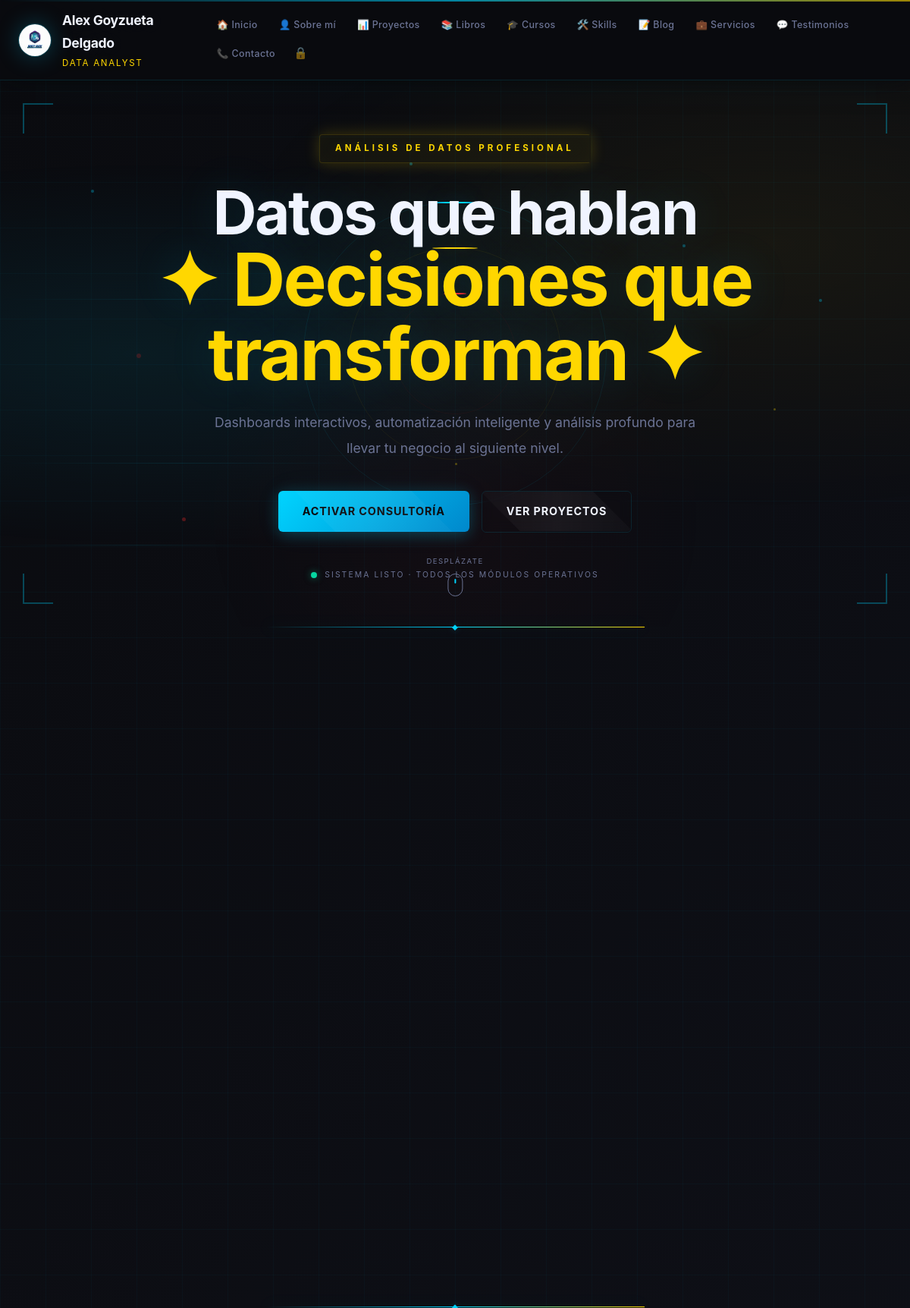
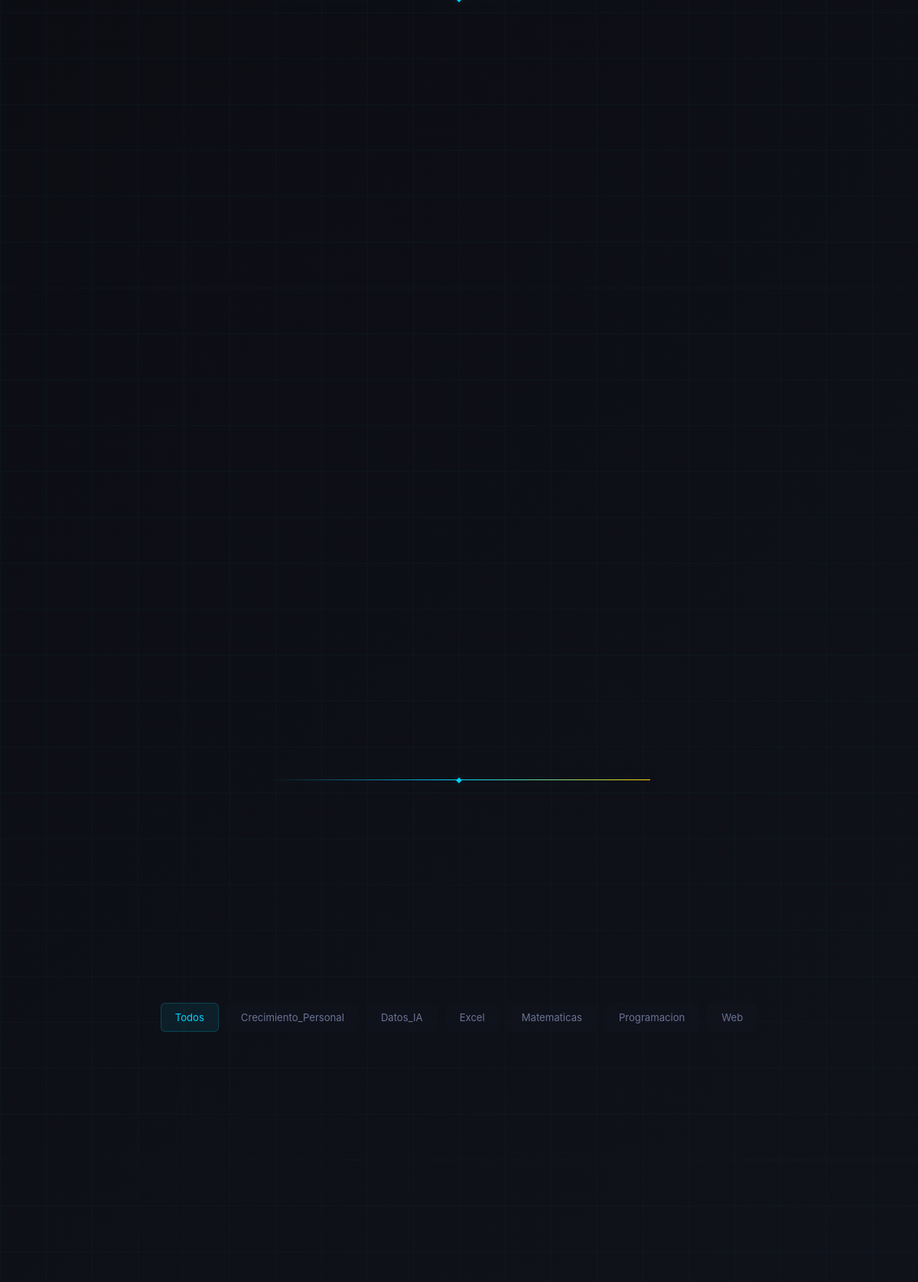
The page / (upper part) on the database its author committed (2 pictures, top to bottom).
### store/models.py (models this page shows, shortened)
class AboutMe(models.Model):
    nombre = models.CharField(max_length=200, default='Alex Goyzueta Delgado')
    titulo = models.CharField(max_length=200, blank=True, help_text='Ej: Analista de datos freelance')
    hero_title = models.CharField(max_length=300, blank=True, help_text='Texto grande del hero (ej: "Transforma datos en poder")')
    hero_subtitle = models.CharField(max_length=500, blank=True, help_text='Texto descriptivo del hero')
    bio = models.TextField(blank=True)
    foto_url = models.CharField(max_length=500, blank=True)
    email = models.EmailField(blank=True)
    telefono = models.CharField(max_length=50, blank=True)
    ubicacion = models.CharField(max_length=200, blank=True)
    activo = models.BooleanField(default=True)
    class Meta:
        verbose_name = 'Sobre mí'
        verbose_name_plural = 'Sobre mí'

### store/views.py (the view)
# urls.py: path('', home, name='home'),
def home(request):
    about = AboutMe.objects.filter(activo=True).first()
    proyectos = Project.objects.filter(publicado=True)
    cursos = Course.objects.filter(publicado=True)
    herramientas = Tool.objects.all().order_by('categoria', 'orden')
    blog = BlogArticle.objects.filter(publicado=True)
    servicios = Service.objects.filter(publicado=True)
    sociales = SocialLink.objects.all()
    testimonios = Testimonial.objects.filter(publicado=True)
    contacto = ContactInfo.objects.first()
    categoria_seleccionada = request.GET.get('categoria', '').strip()
    libros = Libro.objects.filter(publicado=True).exclude(payhip_url='').exclude(payhip_url__isnull=True)
    categorias = (
        Libro.objects.filter(publicado=True)
        .exclude(categoria='')
        .values_list('categoria', flat=True)
        .distinct()
        .order_by('categoria')
    )
    if categoria_seleccionada:
        libros = libros.filter(categoria=categoria_seleccionada)
    return render(request, 'store/home.html', {
        'about': about,
        'proyectos': proyectos,
        'cursos': cursos,
        'herramientas': herramientas,
        'blog': blog,
        'servicios': servicios,
        'sociales': sociales,
        'testimonios': testimonios,
        'contacto': contacto,
        'libros': libros,
        'categorias': categorias,
        'categoria_seleccionada': categoria_seleccionada,
    })

### store/models.py (called while the page is built)
    def get_absolute_url(self):
        return reverse('libro_detalle', args=[str(self.pk)])

### templates/store/home.html (shortened to what this page needs)
{% extends 'store/base.html' %}
{% load static %}
{% block content %}
<section class="hero">
    <div class="hero-particles">
        <div class="hero-particle"></div>
        <div class="hero-particle"></div>
        <div class="hero-particle"></div>
        <div class="hero-particle"></div>
        <div class="hero-particle"></div>
        <div class="hero-particle"></div>
        <div class="hero-particle"></div>
        <div class="hero-particle"></div>
    </div>
    <div class="hero-ring"></div>
    <div class="hero-ring"></div>
    <div class="hero-ring"></div>
    <div class="scan-corner scan-corner-tl"></div>
    <div class="scan-corner scan-corner-tr"></div>
    <div class="scan-corner scan-corner-bl"></div>
    <div class="scan-corner scan-corner-br"></div>
    <div class="data-stream"></div>
    <div class="data-stream" style="top: 70%; animation-delay: 1.5s; width: 40%;"></div>
    <div class="data-stream" style="top: 85%; animation-delay: 3s; width: 30%;"></div>
    <div class="scroll-indicator">
        <span>Desplázate</span>
        <div class="scroll-arrow"></div>
    </div>
    <div class="hero-content">
        <p class="eyebrow" id="typewriterText" data-text="{{ about.hero_subtitle|default:'Análisis de datos profesional' }}"></p>
        <h1>{% if about.hero_title %}{{ about.hero_title|safe }}{% else %}Transforma datos<br>en <span class="glitch-word" style="color: var(--gold); text-shadow: 0 0 30px var(--gold-glow);">poder</span>{% endif %}</h1>
        <p class="hero-copy">{{ about.hero_subtitle|default:'Dashboards interactivos, automatización inteligente y análisis profundo para llevar tu negocio al siguiente nivel.' }}</p>
        <div class="hero-actions">
            <a class="button" href="#contacto">ACTIVAR CONSULTORÍA</a>
            <a class="button button-secondary" href="#proyectos">VER PROYECTOS</a>
        </div>
        <div class="hero-status">
            <span class="status-dot"></span> SISTEMA LISTO · TODOS LOS MÓDULOS OPERATIVOS
        </div>
    </div>
</section>
{% if about %}
<section id="about" class="section">
</section>
{% endif %}
{% if proyectos %}
<section id="proyectos" class="section projects-section">
    <div class="container">
        <div class="project-grid">
        </div>
    </div>
</section>
{% endif %}
{% if libros %}
<section id="libros" class="section">
    <div class="container">
        {% if categorias %}
        <div class="category-filter">
            <a class="category-pill {% if not categoria_seleccionada %}active{% endif %}" href="{% url 'home' %}">Todos</a>
            {% for cat in categorias %}
            <a class="category-pill {% if categoria_seleccionada == cat %}active{% endif %}" href="{% url 'home' %}?categoria={{ cat|urlencode }}">{{ cat }}</a>
            {% endfor %}
        </div>
        {% endif %}
        <div class="project-grid">
        </div>
    </div>
</section>
{% endif %}
{% endblock %}

### rows shown on the page
AboutMe: hero_title "Datos que hablan ✦ Decisiones que transforman ✦", hero_subtitle "Dashboards interactivos, automatización inteligente y análisis profundo para llevar tu negocio al siguiente nivel."

### other values the page prints
{{ cat }} "Crecimiento_Personal" "Datos_IA" "Excel" "Matematicas" "Programacion" "Web"
